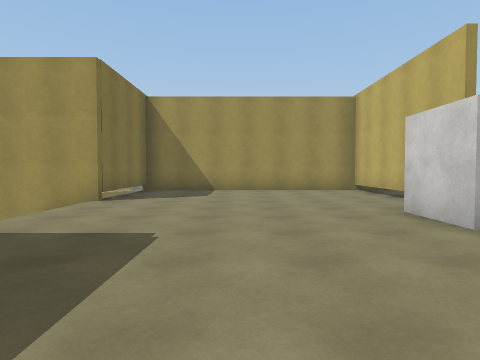
[1] (above)

21 first-person views from a walk through a 3-D level made in the Unity game engine. The camera is 1.3 m above the floor, tilts 2° down and sees 75° across. The floor is counted in squares, 2 m on a side. Each view is taken from the middle of a square. On the plan, view 1 faces up. The plan holds only what a view shows up to about 10 squares ahead; the rest is blank. The place goes on beyond the plan. The player is left out. Surface patterns are stand-ins for the level's own textures.

[2]
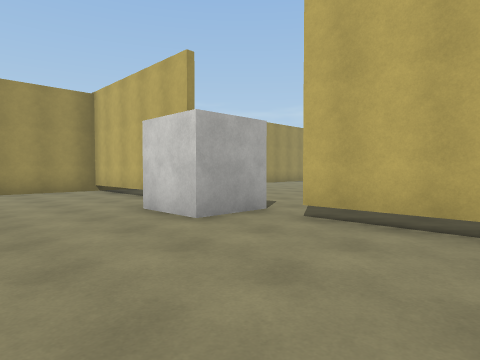

[3]
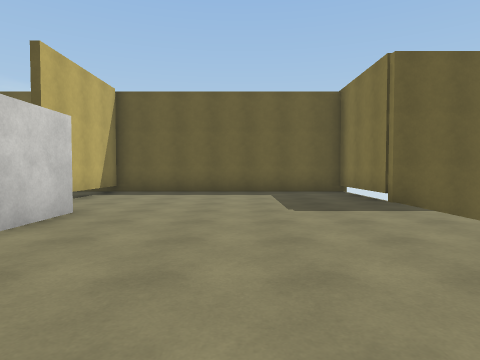

[4]
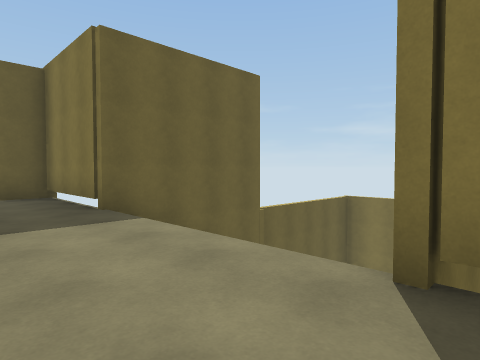

[5]
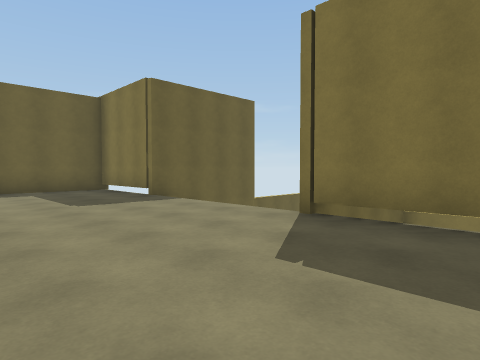

[6]
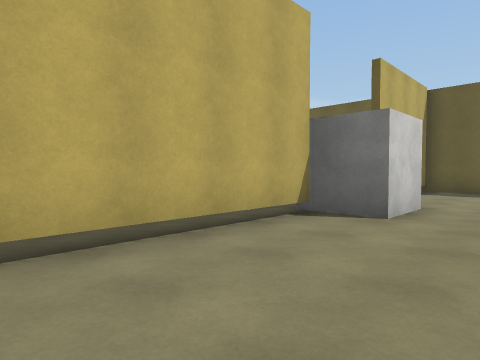

[7]
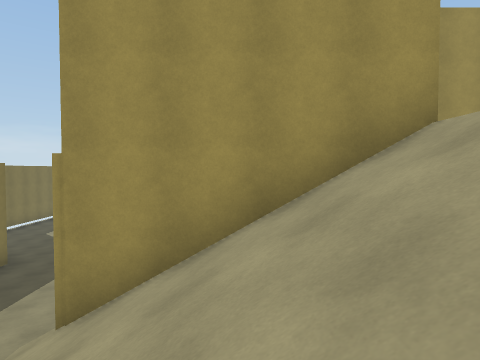

[8]
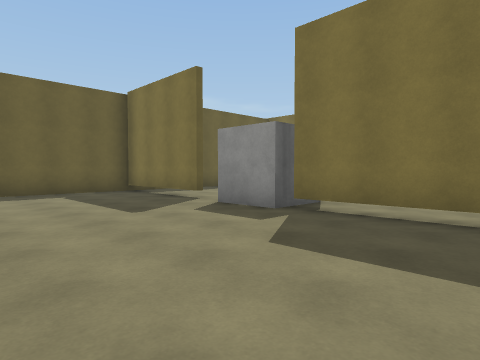

[9]
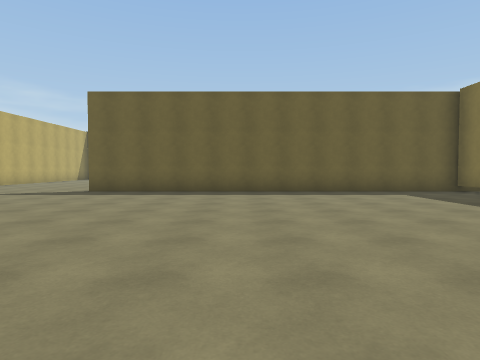

[10]
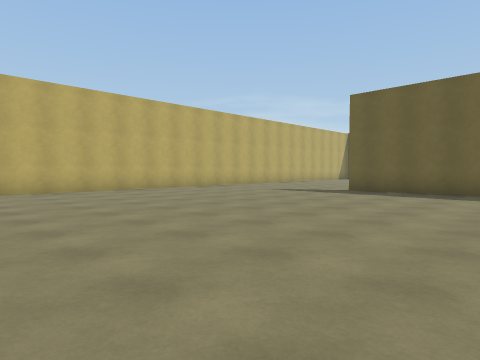

[11]
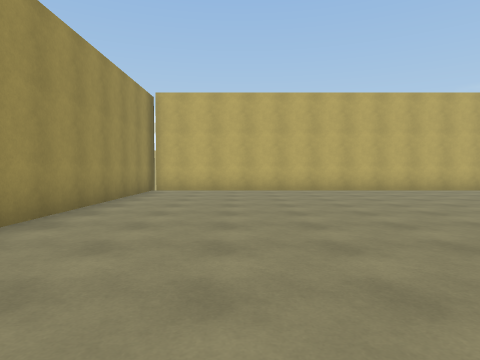

[12]
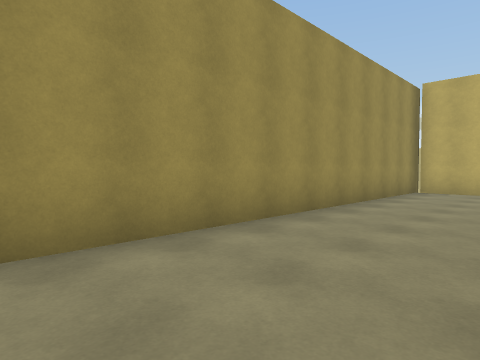

[13]
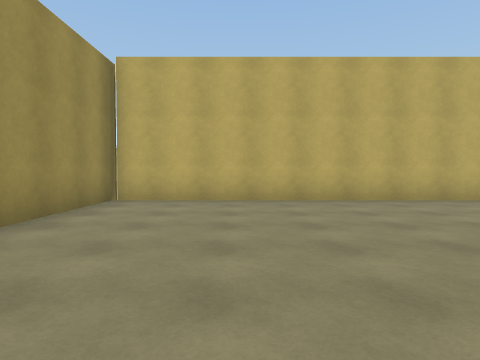

[14]
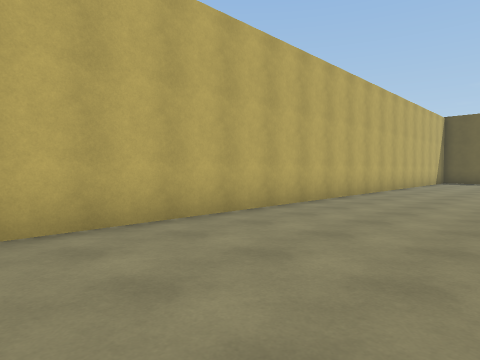

[15]
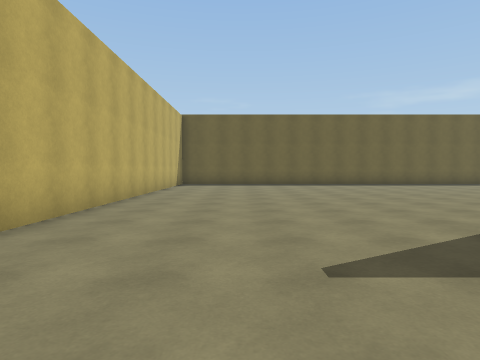

[16]
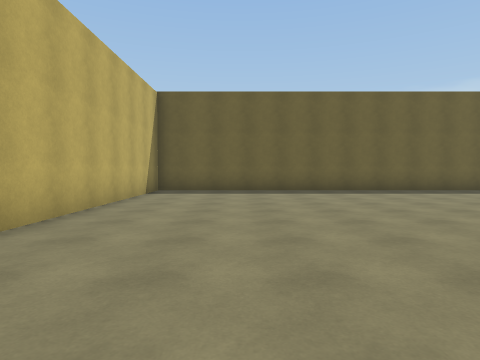

[17]
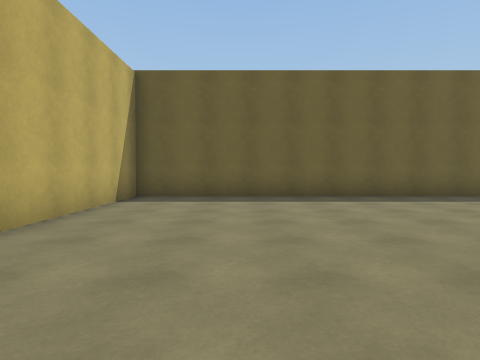

[18]
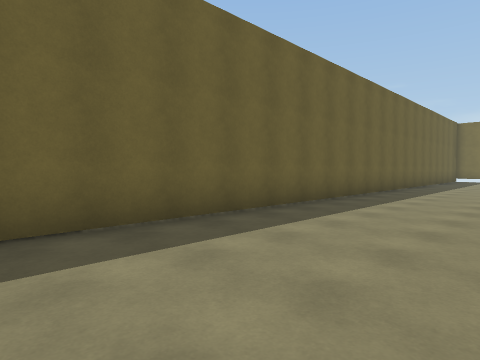

[19]
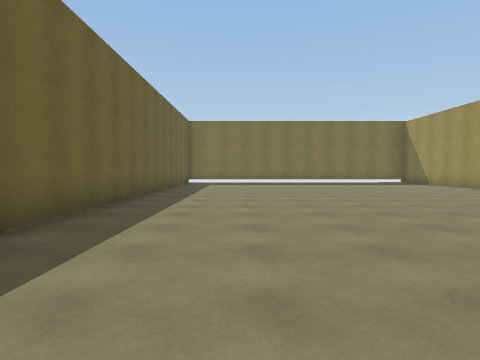

[20]
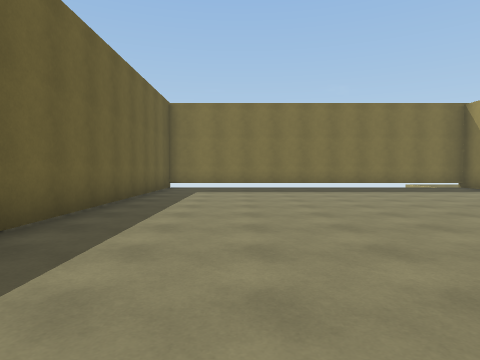

[21]
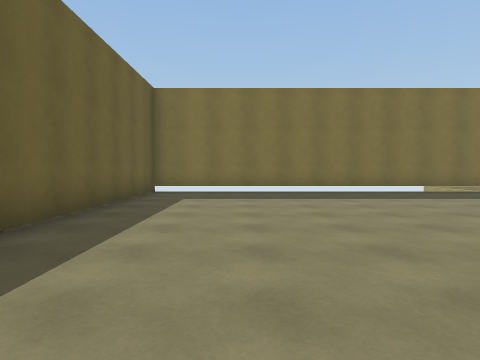

### Floor plan
Key: @ floor where view 1 was taken; # wall or solid block; x gap in a wall; . floor; / step, stairs or slope; v drop or lower ground; T thing the floor can be seen under or through.
Columns run from 9 left of view 1 to 20 right of it. Each row starts with its distance up from view 1.
 10 v     v#######     ##########v
  9 vv    #......#.    ..........#
  8 vvv   #......T.... ..........#
  7  vx####......T...............#
  6  v/////......T...............#
  5   /////.....TT...............#
  4     ///.....##...............#
  3     / /......................#
  2 vv ####......T...............#
  1       #......T...............#
  0       #..@...T...............#
 -1       ##################.....#
 -2       #..  ..          ......#
 -3       #... ...        .......#
 -4       #.........     ........#
 -5       #..........    ........#
 -6       #............ .........#
 -7       #......................#
 -8       #......................#
 -9       #......................#
-10       #......................#
-11       #......................#
-12        ######################

Positions as (right, up) in squares from view 1, and headings:
1: (0, 0), facing up
2: (0, 0), facing up-right
3: (0, 8), facing down
4: (-1, 7), facing down-left
5: (1, 9), facing down-left
6: (1, 9), facing down-right
7: (-5, 3), facing up
8: (8, 8), facing down-left
9: (10, 8), facing down
10: (10, 8), facing down-right
11: (10, 7), facing right
12: (10, 7), facing up-right
13: (13, 7), facing right
14: (16, 5), facing down-right
15: (17, 2), facing down
16: (17, -2), facing down
17: (17, -4), facing down
18: (16, -8), facing down-left
19: (12, -9), facing left
20: (8, -9), facing left
21: (6, -9), facing left
